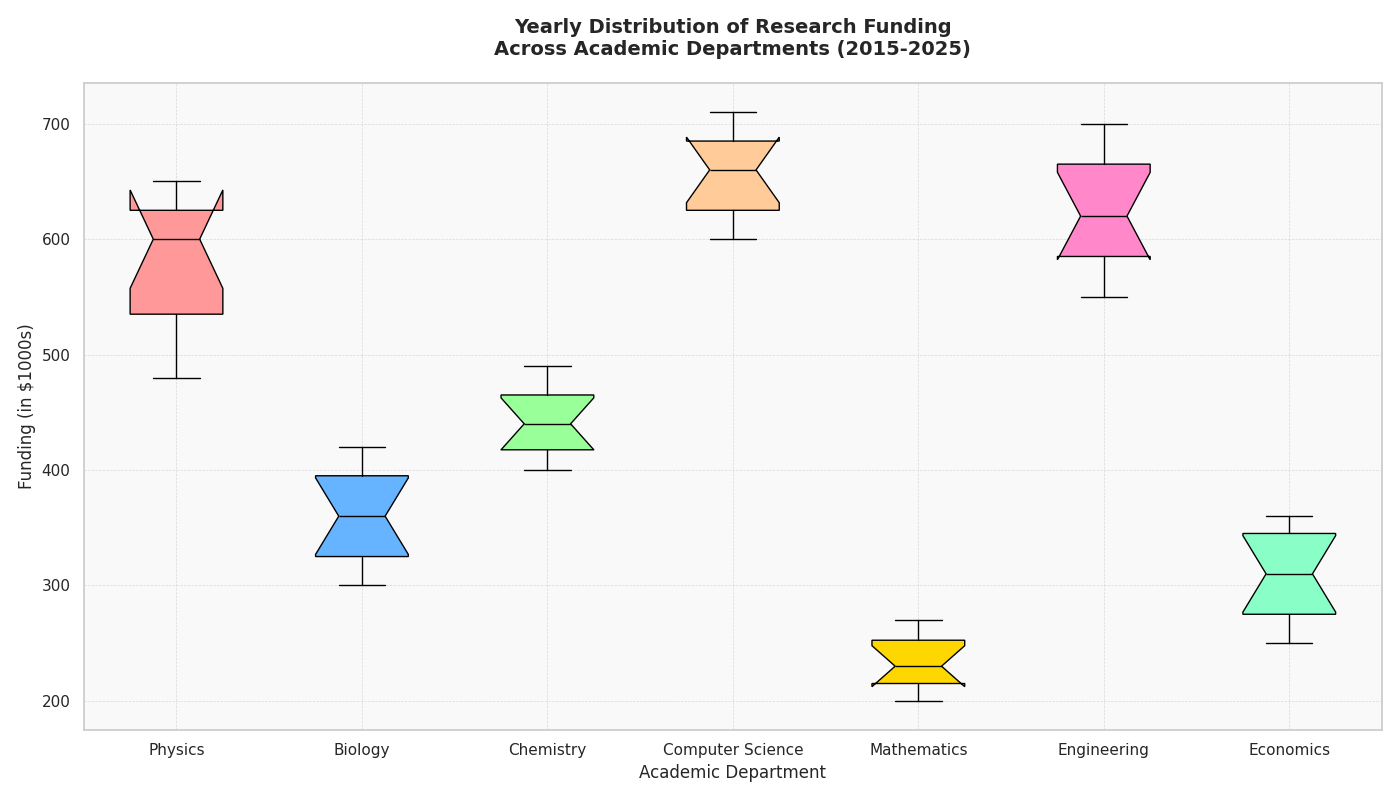

The script that drew this image:
import matplotlib.pyplot as plt

# Updated academic departments
departments = ['Physics', 'Biology', 'Chemistry', 'Computer Science', 'Mathematics', 'Engineering', 'Economics']

# Simulated research funding data (in thousands of dollars) for 2015-2025
funding_data = {
    'Physics': [500, 520, 480, 550, 570, 600, 620, 610, 640, 630, 650],
    'Biology': [300, 320, 310, 330, 340, 360, 380, 390, 400, 410, 420],
    'Chemistry': [400, 410, 415, 420, 430, 440, 450, 460, 470, 480, 490],
    'Computer Science': [600, 610, 620, 630, 640, 660, 670, 680, 690, 700, 710],
    'Mathematics': [200, 210, 205, 220, 225, 230, 240, 250, 255, 260, 270],
    'Engineering': [550, 560, 580, 590, 610, 620, 630, 660, 670, 680, 700],
    'Economics': [250, 260, 270, 280, 290, 310, 330, 340, 350, 355, 360],
}

# Prepare the data for a box plot
funding_list = [funding_data[dept] for dept in departments]

# Create the plot
fig, ax = plt.subplots(figsize=(14, 8))

# Boxplot configuration
box = ax.boxplot(funding_list, vert=True, patch_artist=True, labels=departments, notch=True)

# Customizing the appearance
colors = ['#FF9999', '#66B3FF', '#99FF99', '#FFCC99', '#FFD700', '#FF87CA', '#89FFC7']
for patch, color in zip(box['boxes'], colors):
    patch.set_facecolor(color)

# Adding median line color
plt.setp(box['medians'], color='black')

# Titles and labels
ax.set_title('Yearly Distribution of Research Funding\nAcross Academic Departments (2015-2025)',
             fontsize=14, fontweight='bold', pad=20)
ax.set_ylabel('Funding (in $1000s)', fontsize=12)
ax.set_xlabel('Academic Department', fontsize=12)

# Customize grid and background
ax.grid(True, linestyle='--', linewidth=0.5, alpha=0.7)
ax.set_axisbelow(True)
ax.set_facecolor('#f9f9f9')

# Automatic layout adjustment
plt.tight_layout()

# Display the plot
plt.show()
